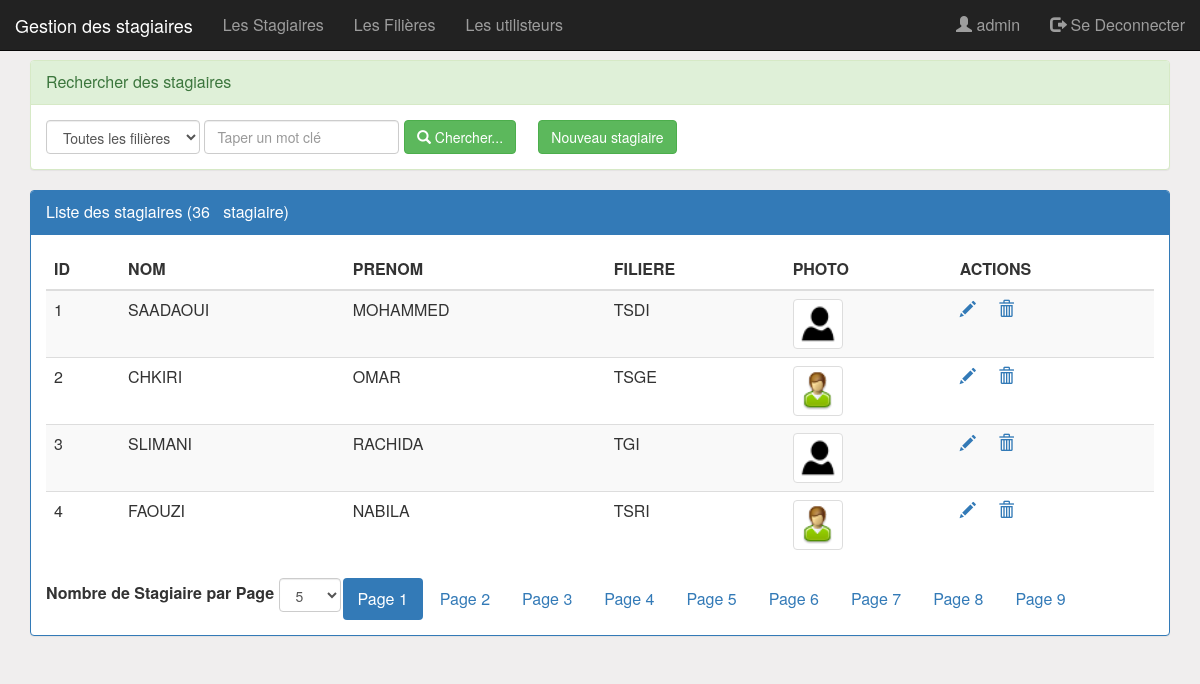
/pages/stagiaires.php (signed in), run on the app's committed database.
### tables this page shows
CREATE TABLE STAGIAIRE (
	ID int(4) AUTO_INCREMENT PRIMARY KEY,
	NOM VARCHAR(50) NOT NULL,
	PRENOM VARCHAR(50) NOT NULL,
	ID_FILIERE int(4),
	PHOTO VARCHAR(50),
	CIVILITE VARCHAR(1),
	FRAIS_INSCRIPTION DOUBLE,
	FRAIS_MOIS DOUBLE,
	FRAIS_EXAMEN DOUBLE,
	FRAIS_DIPLOME DOUBLE);

CREATE TABLE FILIERE (                    
	ID int(4) AUTO_INCREMENT PRIMARY KEY, 
	NOM_FILIERE VARCHAR(100) NOT NULL,    
	NIVEAU VARCHAR(100) NOT NULL);

### pages/stagiaires.php (the view, shortened to what this page needs)
<?php
	require_once('connexion.php');
	if(isset($_GET['motCle']))
		$mc=$_GET['motCle'];
	else
		$mc="";
	if(isset($_GET['ID_FILIERE']))
		$idf=$_GET['ID_FILIERE'];
	else
		$idf=0;
	if(isset($_GET['size']))
		$size=$_GET['size'];
	else
		$size=4;
	if(isset($_GET['page']))
		$page=$_GET['page'];
	else
		$page=1;
	$offset=($page-1)*$size;
	if($idf==0){
		$resultat = $con->query("SELECT S.ID,NOM,PRENOM,PHOTO,NOM_FILIERE
								FROM STAGIAIRE S,FILIERE F
								WHERE S.ID_FILIERE=F.ID
								AND (NOM like '%$mc%' OR PRENOM like '%$mc%')
								ORDER BY S.ID
								LIMIT $size
								OFFSET $offset");
		$resultat2 = $con->query("select count(*) as nbrSTAGAIRE
								from STAGIAIRE
								where NOM like '%$mc%' OR PRENOM like '%$mc%'");
	}
	$nbr=$resultat2->fetch();
	$nbrPro=$nbr['nbrSTAGAIRE'];
	$reste=$nbrPro % $size;
	if($reste==0)
		$nbrPage=$nbrPro/$size;
	else
		$nbrPage=floor($nbrPro/$size)+1;
?>
<!DOCTYPE HTML>
<html>
	<head>
		<link rel="stylesheet" type="text/css" href="../css/bootstrap.css">
		<link rel="stylesheet" type="text/css" href="../css/monstyle.css">
	</head>
	<body>
		 <div id="wrapper">
			<?php include('entete.php');?>
			<div class="container">
				<div class="panel panel-success espace60">
					<div class="panel-heading">Rechercher des stagiaires</div>
					<div class="panel-body">
						<form method="get" action="stagiaires.php" class="form-inline">
						<div class="form-group">
								<select name="ID_FILIERE" id="ID_FILIERE" class="form-control"
									onChange="this.form.submit();">
									<option value="0" >Toutes les filières</option>
								</select>
								<input type="text" name="motCle"
										placeholder="Taper un mot clé"
										id="motCle" class="form-control"
										value="<?php echo $mc; ?>"/>
								<button type="submit" class="btn btn-success">
									<i class="glyphicon glyphicon-search"></i>
									Chercher...
								</button>
								<?php if($_SESSION['utilisateur']['ROLE']=="ADMIN") {?>
									<a class="btn btn-success" href="nouveaustagaire.php">Nouveau stagiaire</a>
								<?php } ?>
							</div>
						</form>
					</div>
				</div>
				<div class="panel panel-primary">
					<div class="panel-heading">
					Liste des stagiaires (<?php echo $nbrPro ?> &nbsp stagiaire)
					</div>
					<div class="panel-body">
						<table class="table table-striped">
							<thead>
								<tr>
									<th>ID</th>
									<th>NOM</th>
									<th>PRENOM</th>
									<th>FILIERE</th>
									<th>PHOTO</th>
									 <?php if($_SESSION['utilisateur']['ROLE']=="ADMIN") {?>
										<th>ACTIONS</th>
									<?php } ?>
								</tr>
							</thead>
							<tbody>
								<?php while($STAGIAIRE=$resultat->fetch()){?>
									<tr>
										<td><?php echo $STAGIAIRE['ID'] ?></td>
										<td><?php echo $STAGIAIRE['NOM'] ?></td>
										<td><?php echo $STAGIAIRE['PRENOM'] ?></td>
										<td><?php echo $STAGIAIRE['NOM_FILIERE'] ?></td>
										<td>
											<img src="../images/<?php echo $STAGIAIRE['PHOTO']?>"
												class="img-thumbnail"  width="50" height="40" >
										</td>
										<td>
											<?php if($_SESSION['utilisateur']['ROLE']=="ADMIN") {?>
												<a href="editerstagaire.php?ID=<?php echo $STAGIAIRE['ID'] ?>">
													<span class="glyphicon glyphicon-pencil"></span>
												</a>
												<a Onclick="return confirm('Etes vous sur de vouloir supprimer le STAGIAIRE?')"
													href="supprimerstagaire.php?ID=<?php echo $STAGIAIRE['ID'] ?>">
													<span class="glyphicon glyphicon-trash"></span>
												</a>
											<?php } ?>
										</td>
									</tr>
								<?php } ?>
							</tbody>
						</table>
						<div>
								<ul class="nav nav-pills nav-right">
									<li>
										<form class="form-inline">
											<label>Nombre de Stagiaire par Page </label>
											<select name="size" class="form-control"
													onchange="this.form.submit()">
												<option <?php if($size==5)  echo "selected" ?>>5</option>
											</select>
										</form>
									</li>
									<?php for($i=1;$i<=$nbrPage;$i++){ ?>
										<li class="<?php if($i==$page) echo 'active' ?>">
											<a href="stagiaires.php?page=<?php echo $i ?>
											&motCle=<?php echo $mc ?>
											&ID_FILIERE=<?php echo $idf ?>
											&size=<?php echo $size ?>">
												Page <?php echo $i ?>
											</a>
										</li>
									<?php } ?>
								</ul>
						</div>
					</div>
				</div>
			</div>
		</div>
	</body>
</html>

### pages/entete.php
<nav class="navbar navbar-inverse navbar-fixed-top">
	<div class="container-fluid">
		<div class="navbar-header">
			<a href="index.php" class="navbar-brand">Gestion des stagiaires</a>
		</div>
		<ul class="nav navbar-nav">
			<li><a href="stagiaires.php">Les Stagiaires</a></li>
			<li><a href="filieres.php">Les Filières</a></li>
			<?php if($_SESSION['utilisateur']['ROLE']=="ADMIN") {?>
				<li><a href="Utilisateurs.php">Les utilisteurs</a></li>
			<?php } ?>
		</ul>
		<ul class="nav navbar-nav navbar-right">
				<li>
					<a href="editerUtilisateur.php?id=<?php echo $_SESSION['utilisateur']['ID'];?>">
						<span class="glyphicon glyphicon-user"></span>
						<?php echo $_SESSION['utilisateur']['LOGIN'];?>
					</a>
				</li>
				<li>
					<a href="SeDeconnecter.php">
						<span class="glyphicon glyphicon-log-out"></span>
						Se Deconnecter
					</a>
				</li>
			</ul>
	</div>
</nav>

### css/monstyle.css (style rules this page uses)
.espace60 { margin-top: 60px; }
body { background-color: rgb(240, 238, 238); font-size: 16px; }
.form-control { position: relative; }

### data on the page
stagiaire: ID "1", NOM "SAADAOUI", PRENOM "MOHAMMED", ID_FILIERE.NOM_FILIERE "TSDI", PHOTO (placeholder picture)
stagiaire: ID "2", NOM "CHKIRI", PRENOM "OMAR", ID_FILIERE.NOM_FILIERE "TSGE", PHOTO (picture)
stagiaire: ID "3", NOM "SLIMANI", PRENOM "RACHIDA", ID_FILIERE.NOM_FILIERE "TGI", PHOTO (placeholder picture)
stagiaire: ID "4", NOM "FAOUZI", PRENOM "NABILA", ID_FILIERE.NOM_FILIERE "TSRI", PHOTO (picture)

### other printed values
$_SESSION['utilisateur']['LOGIN'] "admin"
$nbrPro "36"
